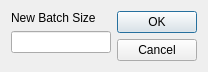
<?xml version="1.0" encoding="UTF-8"?>
<ui version="4.0">
 <class>scaleRecipeTool</class>
 <widget class="QDialog" name="scaleRecipeTool">
  <property name="geometry">
   <rect>
    <x>0</x>
    <y>0</y>
    <width>190</width>
    <height>68</height>
   </rect>
  </property>
  <property name="windowTitle">
   <string>Scale Recipe</string>
  </property>
  <layout class="QHBoxLayout" name="horizontalLayout_2">
   <item>
    <layout class="QVBoxLayout" name="verticalLayout">
     <item>
      <widget class="QLabel" name="label">
       <property name="text">
        <string>New Batch Size</string>
       </property>
      </widget>
     </item>
     <item>
      <widget class="QLineEdit" name="lineEdit_newBatchSize">
       <property name="minimumSize">
        <size>
         <width>100</width>
         <height>0</height>
        </size>
       </property>
       <property name="toolTip">
        <string>New batch size</string>
       </property>
      </widget>
     </item>
     <item>
      <spacer name="verticalSpacer_2">
       <property name="orientation">
        <enum>Qt::Vertical</enum>
       </property>
       <property name="sizeHint" stdset="0">
        <size>
         <width>20</width>
         <height>40</height>
        </size>
       </property>
      </spacer>
     </item>
    </layout>
   </item>
   <item>
    <layout class="QVBoxLayout" name="verticalLayout_2">
     <item>
      <widget class="QDialogButtonBox" name="buttonBox">
       <property name="sizePolicy">
        <sizepolicy hsizetype="Fixed" vsizetype="Expanding">
         <horstretch>0</horstretch>
         <verstretch>0</verstretch>
        </sizepolicy>
       </property>
       <property name="orientation">
        <enum>Qt::Vertical</enum>
       </property>
       <property name="standardButtons">
        <set>QDialogButtonBox::Cancel|QDialogButtonBox::Ok</set>
       </property>
      </widget>
     </item>
     <item>
      <spacer name="verticalSpacer">
       <property name="orientation">
        <enum>Qt::Vertical</enum>
       </property>
       <property name="sizeHint" stdset="0">
        <size>
         <width>10</width>
         <height>0</height>
        </size>
       </property>
      </spacer>
     </item>
    </layout>
   </item>
  </layout>
 </widget>
 <resources/>
 <connections>
  <connection>
   <sender>buttonBox</sender>
   <signal>accepted()</signal>
   <receiver>scaleRecipeTool</receiver>
   <slot>accept()</slot>
   <hints>
    <hint type="sourcelabel">
     <x>248</x>
     <y>254</y>
    </hint>
    <hint type="destinationlabel">
     <x>157</x>
     <y>274</y>
    </hint>
   </hints>
  </connection>
  <connection>
   <sender>buttonBox</sender>
   <signal>rejected()</signal>
   <receiver>scaleRecipeTool</receiver>
   <slot>reject()</slot>
   <hints>
    <hint type="sourcelabel">
     <x>316</x>
     <y>260</y>
    </hint>
    <hint type="destinationlabel">
     <x>286</x>
     <y>274</y>
    </hint>
   </hints>
  </connection>
 </connections>
</ui>
